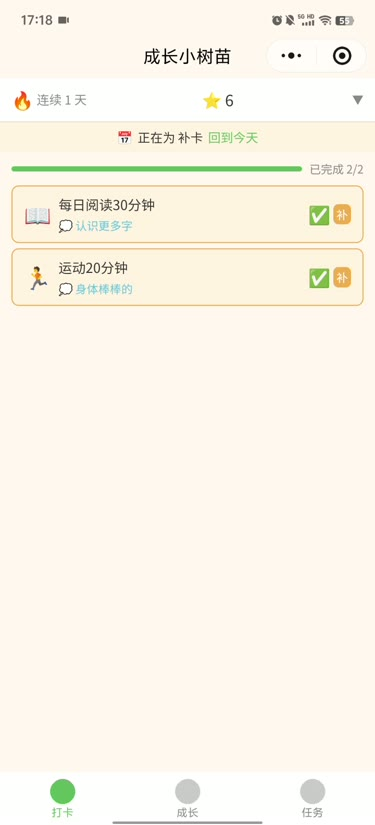
#> input picture frames/frame_001.jpg, 375 x 825 px, given in place of .preview_a.png, which was not available; the run also reads 1 picture not shown here
$ python preview-render.py
#> lines starting #> are read from the running program, lines starting #| are printed output that depends on the picture; pictures that were not available may be replaced by others from this repository, and a replacement may not be noted
#!/usr/bin/env python3.11
"""
渲染 v2.0 设计稿预览：用 headless chromium 截全页，再 PIL 合成「主视图 + 浮层视图」。
用法: python3.11 scripts/preview-render.py
"""
import subprocess, os, sys
from PIL import Image

ROOT = os.path.dirname(os.path.dirname(os.path.abspath(__file__)))
HTML = os.path.join(ROOT, "ui-mockup-v2-userinfo.html")
OUT = os.path.join(ROOT, "v2-userinfo-design-preview.png")
CHROME = "/usr/bin/chromium"
BG = (237, 231, 223)  # #EDE7DF 页面灰底

W = 600  # 画布宽，留灰边居中
H = 1600  # 窗口高，足够容纳手机整页（1x，避免手机超出画布）

def shot(query, tmp):
#> called with query = '', tmp = '.preview_a.png'
    url = "file://" + HTML + (query and ("?" + query) or "")
    subprocess.run([
        CHROME, "--headless=new", "--no-sandbox", "--hide-scrollbars",
        "--disable-gpu",
        f"--window-size={W},{H}", f"--screenshot={tmp}", url
    ], stdout=subprocess.DEVNULL, stderr=subprocess.DEVNULL, check=True)
#> (this line was passed over: subprocess is not available in this run)

def trim_gray(img):
    """裁掉底部大块灰底，保留内容 + 少量边距。"""
    px = img.load()
    w, h = img.size
    last = 0
    for y in range(h - 1, -1, -1):
        diff = 0
        for x in range(0, w, 8):
            r, g, b = px[x, y][:3]
            if abs(r - BG[0]) + abs(g - BG[1]) + abs(b - BG[2]) > 24:
                diff += 1
        if diff > w // 16:  # 该行有足够多非灰像素
            last = y
            break
    # 向上多留 24px 边距
    top = 0
    for y in range(0, min(last, 60)):
        diff = 0
        for x in range(0, w, 8):
            r, g, b = px[x, y][:3]
            if abs(r - BG[0]) + abs(g - BG[1]) + abs(b - BG[2]) > 24:
                diff += 1
        if diff > w // 16:
            top = max(0, y - 24)
            break
    return img.crop((0, top, w, min(h, last + 24)))

def main():
    a = os.path.join(ROOT, ".preview_a.png")
    b = os.path.join(ROOT, ".preview_b.png")
    shot("", a)
    shot("sheet", b)
    img_a = trim_gray(Image.open(a).convert("RGB"))
#> in trim_gray, returned value is the input picture: PIL image 375x825 RGB; mean R, G, B 250.7, 245.2, 233.1
    img_b = trim_gray(Image.open(b).convert("RGB"))

    # 合成：垂直堆叠，灰底
    gap = 40
    total_h = img_a.height + gap + img_b.height
#> total_h = 1690
    canvas = Image.new("RGB", (W * 2, total_h), BG)
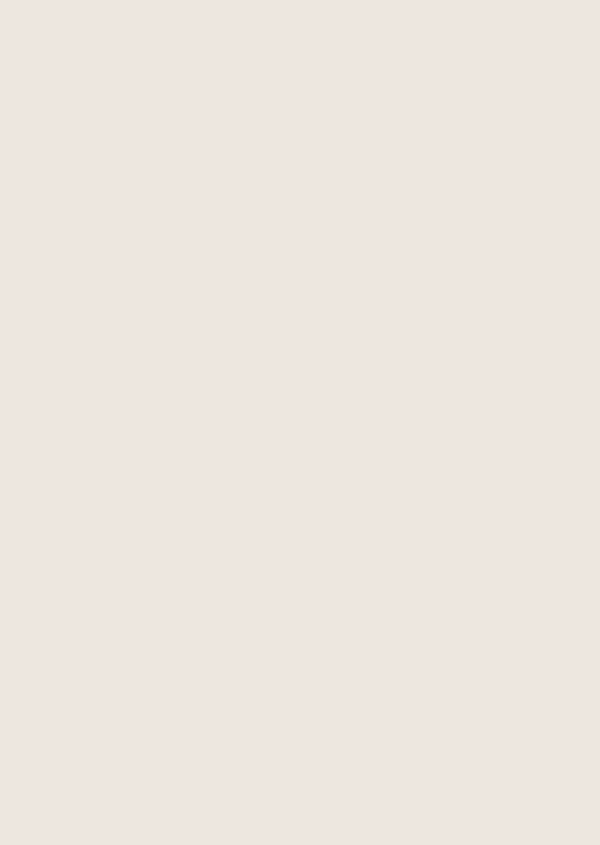
#> canvas: PIL image 1200x1690 RGB (shown at 1/2 size); mean R, G, B 237, 231, 223
    # 两图并排（每张居中于 600 宽列），更省纵向空间、便于对比
    canvas = Image.new("RGB", (W, total_h), BG)
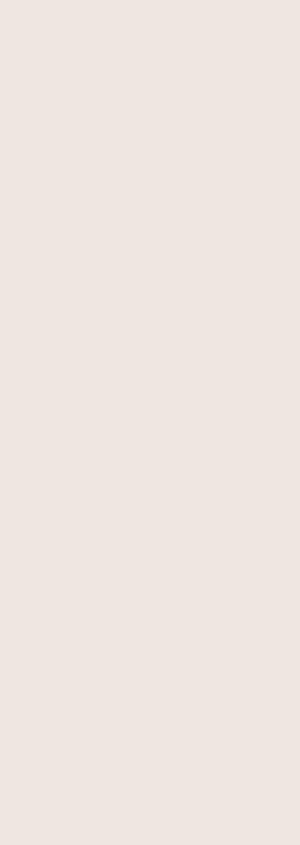
#> canvas: PIL image 600x1690 RGB (shown at 1/2 size); mean R, G, B 237, 231, 223
    canvas.paste(img_a, (0, 0))
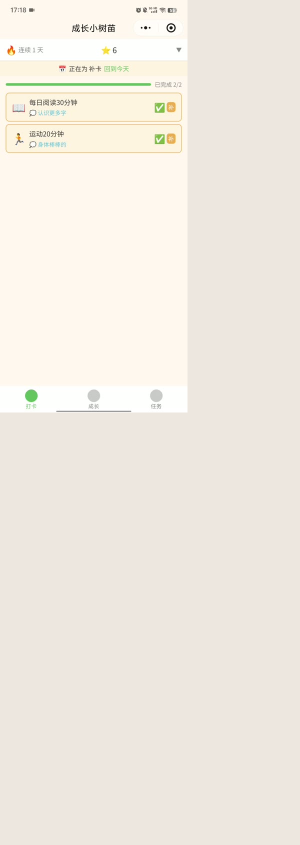
#> canvas: PIL image 600x1690 RGB (shown at 1/2 size); mean R, G, B 241.2, 235.3, 226.1
    canvas.paste(img_b, (0, img_a.height + gap))
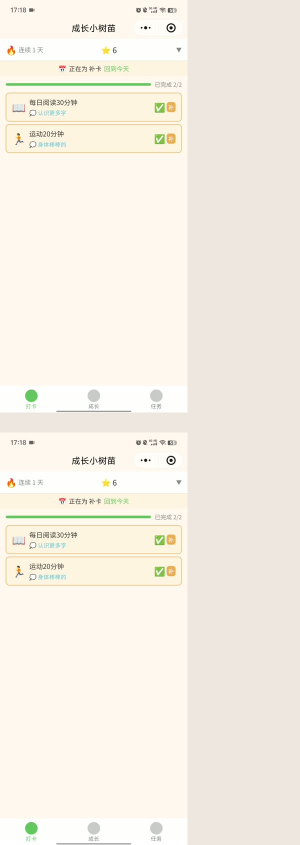
#> canvas: PIL image 600x1690 RGB (shown at 1/2 size); mean R, G, B 245.4, 239.7, 229.2
    canvas.save(OUT)
    for t in (a, b):
        os.remove(t)
    print(f"OK -> {OUT}  ({canvas.width}x{canvas.height})")
#| OK -> v2-userinfo-design-preview.png  (600x1690)

if __name__ == "__main__":
    main()
